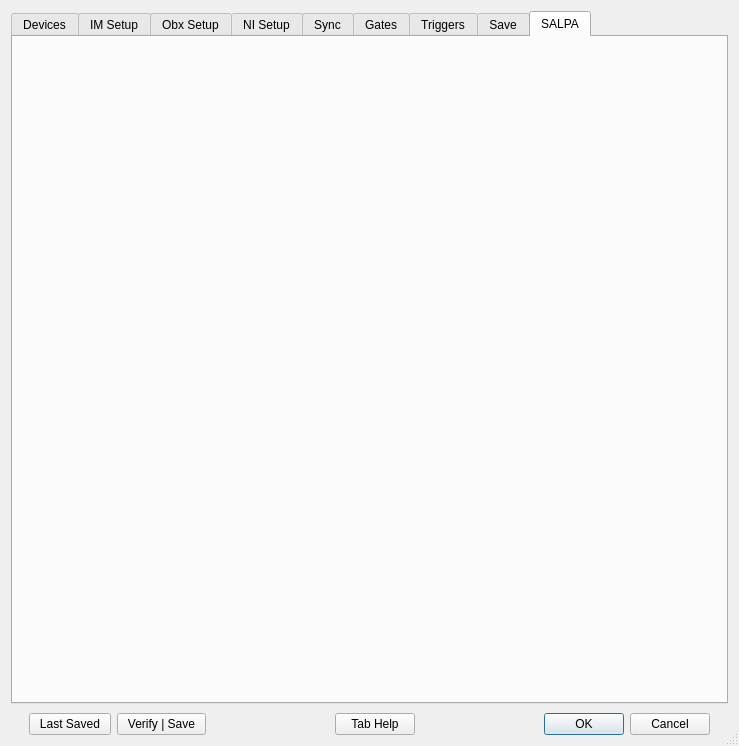
<?xml version="1.0" encoding="UTF-8"?>
<ui version="4.0">
 <class>ConfigureDialog</class>
 <widget class="QDialog" name="ConfigureDialog">
  <property name="windowModality">
   <enum>Qt::ApplicationModal</enum>
  </property>
  <property name="geometry">
   <rect>
    <x>0</x>
    <y>0</y>
    <width>739</width>
    <height>746</height>
   </rect>
  </property>
  <property name="sizePolicy">
   <sizepolicy hsizetype="MinimumExpanding" vsizetype="MinimumExpanding">
    <horstretch>0</horstretch>
    <verstretch>0</verstretch>
   </sizepolicy>
  </property>
  <property name="minimumSize">
   <size>
    <width>739</width>
    <height>746</height>
   </size>
  </property>
  <property name="windowTitle">
   <string>Configure Acquisition</string>
  </property>
  <property name="windowIcon">
   <iconset>
    <normaloff>../../../../.designer/backup/Icon-Config.xpm</normaloff>../../../../.designer/backup/Icon-Config.xpm</iconset>
  </property>
  <property name="toolTip">
   <string/>
  </property>
  <property name="sizeGripEnabled">
   <bool>true</bool>
  </property>
  <property name="modal">
   <bool>true</bool>
  </property>
  <layout class="QGridLayout" name="gridLayout">
   <property name="verticalSpacing">
    <number>9</number>
   </property>
   <item row="0" column="0">
    <widget class="QTabWidget" name="tabsW">
     <property name="sizePolicy">
      <sizepolicy hsizetype="Preferred" vsizetype="Expanding">
       <horstretch>0</horstretch>
       <verstretch>0</verstretch>
      </sizepolicy>
     </property>
     <property name="focusPolicy">
      <enum>Qt::StrongFocus</enum>
     </property>
     <property name="tabShape">
      <enum>QTabWidget::Rounded</enum>
     </property>
     <property name="currentIndex">
      <number>8</number>
     </property>
     <property name="usesScrollButtons">
      <bool>true</bool>
     </property>
     <widget class="QWidget" name="devTab">
      <attribute name="title">
       <string>Devices</string>
      </attribute>
     </widget>
     <widget class="QWidget" name="imTab">
      <attribute name="title">
       <string>IM Setup</string>
      </attribute>
     </widget>
     <widget class="QWidget" name="obxTab">
      <attribute name="title">
       <string>Obx Setup</string>
      </attribute>
     </widget>
     <widget class="QWidget" name="niTab">
      <attribute name="title">
       <string>NI Setup</string>
      </attribute>
     </widget>
     <widget class="QWidget" name="syncTab">
      <attribute name="title">
       <string>Sync</string>
      </attribute>
     </widget>
     <widget class="QWidget" name="gateTab">
      <attribute name="title">
       <string>Gates</string>
      </attribute>
     </widget>
     <widget class="QWidget" name="trigTab">
      <attribute name="title">
       <string>Triggers</string>
      </attribute>
     </widget>
     <widget class="QWidget" name="snsTab">
      <attribute name="title">
       <string>Save</string>
      </attribute>
     </widget>
     <widget class="QWidget" name="salpaTab">
      <attribute name="title">
       <string>SALPA</string>
      </attribute>
     </widget>
    </widget>
   </item>
   <item row="1" column="0">
    <layout class="QHBoxLayout" name="horizontalLayout">
     <property name="spacing">
      <number>6</number>
     </property>
     <property name="leftMargin">
      <number>18</number>
     </property>
     <property name="rightMargin">
      <number>18</number>
     </property>
     <item>
      <widget class="QPushButton" name="resetBut">
       <property name="sizePolicy">
        <sizepolicy hsizetype="Preferred" vsizetype="Fixed">
         <horstretch>0</horstretch>
         <verstretch>0</verstretch>
        </sizepolicy>
       </property>
       <property name="text">
        <string>  Last Saved  </string>
       </property>
      </widget>
     </item>
     <item>
      <widget class="QPushButton" name="verifyBut">
       <property name="sizePolicy">
        <sizepolicy hsizetype="Preferred" vsizetype="Fixed">
         <horstretch>0</horstretch>
         <verstretch>0</verstretch>
        </sizepolicy>
       </property>
       <property name="text">
        <string>  Verify | Save  </string>
       </property>
      </widget>
     </item>
     <item>
      <spacer name="horizontalSpacer">
       <property name="orientation">
        <enum>Qt::Horizontal</enum>
       </property>
       <property name="sizeHint" stdset="0">
        <size>
         <width>40</width>
         <height>20</height>
        </size>
       </property>
      </spacer>
     </item>
     <item>
      <widget class="QPushButton" name="helpBut">
       <property name="text">
        <string>Tab Help</string>
       </property>
      </widget>
     </item>
     <item>
      <spacer name="horizontalSpacer_2">
       <property name="orientation">
        <enum>Qt::Horizontal</enum>
       </property>
       <property name="sizeHint" stdset="0">
        <size>
         <width>40</width>
         <height>20</height>
        </size>
       </property>
      </spacer>
     </item>
     <item>
      <widget class="QDialogButtonBox" name="buttonBox">
       <property name="sizePolicy">
        <sizepolicy hsizetype="Preferred" vsizetype="Fixed">
         <horstretch>0</horstretch>
         <verstretch>0</verstretch>
        </sizepolicy>
       </property>
       <property name="focusPolicy">
        <enum>Qt::StrongFocus</enum>
       </property>
       <property name="orientation">
        <enum>Qt::Horizontal</enum>
       </property>
       <property name="standardButtons">
        <set>QDialogButtonBox::Cancel|QDialogButtonBox::Ok</set>
       </property>
      </widget>
     </item>
    </layout>
   </item>
  </layout>
 </widget>
 <tabstops>
  <tabstop>buttonBox</tabstop>
  <tabstop>resetBut</tabstop>
  <tabstop>verifyBut</tabstop>
  <tabstop>helpBut</tabstop>
  <tabstop>tabsW</tabstop>
 </tabstops>
 <resources/>
 <connections>
  <connection>
   <sender>buttonBox</sender>
   <signal>rejected()</signal>
   <receiver>ConfigureDialog</receiver>
   <slot>reject()</slot>
   <hints>
    <hint type="sourcelabel">
     <x>700</x>
     <y>733</y>
    </hint>
    <hint type="destinationlabel">
     <x>286</x>
     <y>274</y>
    </hint>
   </hints>
  </connection>
 </connections>
 <designerdata>
  <property name="gridDeltaX">
   <number>10</number>
  </property>
  <property name="gridDeltaY">
   <number>10</number>
  </property>
  <property name="gridSnapX">
   <bool>true</bool>
  </property>
  <property name="gridSnapY">
   <bool>true</bool>
  </property>
  <property name="gridVisible">
   <bool>true</bool>
  </property>
 </designerdata>
</ui>
